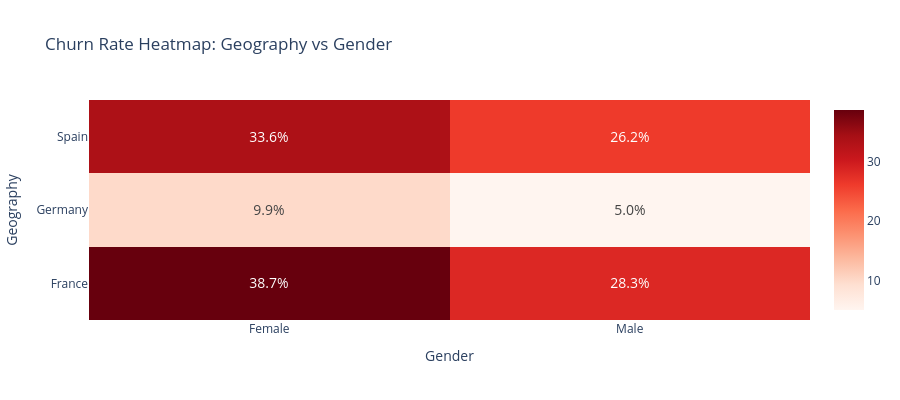

Write notebook code for a chart like this one.
### Markdown cell above
# Check all service status
docker ps --format "table {{.Names}}\t{{.Status}}" | grep -E "kafka-|NAMES"

# Watch producer streaming events
docker logs kafka-producer --follow

# Watch consumer making predictions (will show once model loads)
docker logs kafka-consumer --follow

# Watch analytics storing to RDS
docker logs kafka-analytics --follow

# Check Kafka UI
open http://localhost:8090

### Code cell
# Query customer demographics
query_demographics = """
    SELECT 
        gender,
        geography,
        COUNT(*) as count,
        SUM(prediction) as churns,
        ROUND(SUM(prediction)::numeric / COUNT(*)::numeric * 100, 2) as churn_rate,
        ROUND(AVG(age)::numeric, 1) as avg_age,
        ROUND(AVG(balance)::numeric, 2) as avg_balance,
        ROUND(AVG(tenure)::numeric, 1) as avg_tenure
    FROM churn_predictions
    GROUP BY gender, geography
    ORDER BY churn_rate DESC;
"""

df_demographics = query_to_dataframe(query_demographics, conn)

if not df_demographics.empty:
    print("👥 Customer Demographics Analysis:")
    display(df_demographics)
    
    # Create heatmap of churn rates
    pivot_churn = df_demographics.pivot(index='geography', columns='gender', values='churn_rate')
    
    fig = go.Figure(data=go.Heatmap(
        z=pivot_churn.values,
        x=pivot_churn.columns,
        y=pivot_churn.index,
        colorscale='Reds',
        text=pivot_churn.values,
        texttemplate='%{text:.1f}%',
        textfont={"size": 14}
    ))
    
    fig.update_layout(
        title="Churn Rate Heatmap: Geography vs Gender",
        xaxis_title="Gender",
        yaxis_title="Geography",
        height=400
    )
    
    fig.show()
else:
    print("⏳ Waiting for demographic data...")

### Figure 1 — Plotly figure (JSON) as saved in the notebook; plotly's stock layout.template omitted (floating-point values rounded to 4 significant figures)
{"data": [{"colorscale": [[0, "rgb(255,245,240)"], [0.125, "rgb(254,224,210)"], [0.25, "rgb(252,187,161)"], [0.375, "rgb(252,146,114)"], [0.5, "rgb(251,106,74)"], [0.625, "rgb(239,59,44)"], [0.75, "rgb(203,24,29)"], [0.875, "rgb(165,15,21)"], [1, "rgb(103,0,13)"]], "text": [[38.68, 28.32], [9.95, 5.04], [33.64, 26.24]], "textfont": {"size": 14}, "texttemplate": "%{text:.1f}%", "type": "heatmap", "x": ["Female", "Male"], "y": ["France", "Germany", "Spain"], "z": [[38.68, 28.32], [9.95, 5.04], [33.64, 26.24]]}], "layout": {"height": 400, "title": {"text": "Churn Rate Heatmap: Geography vs Gender"}, "xaxis": {"title": {"text": "Gender"}}, "yaxis": {"title": {"text": "Geography"}}}}
